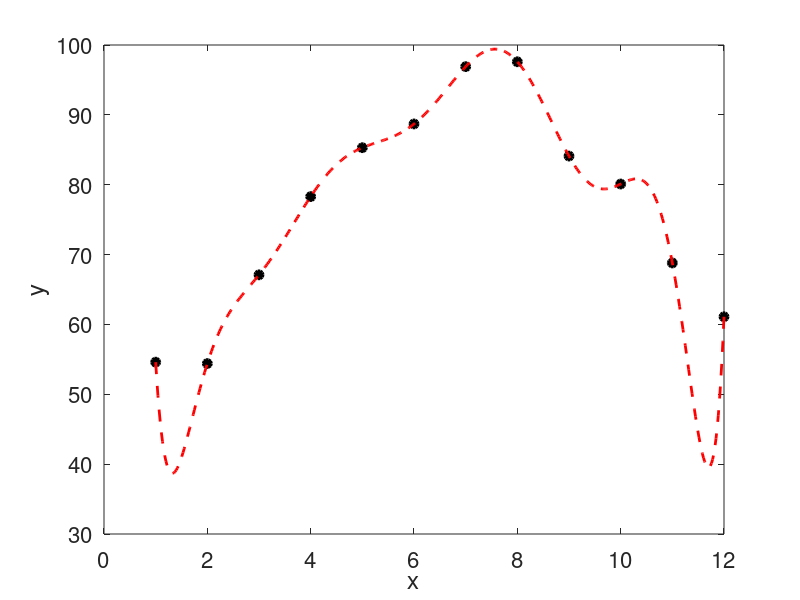

Write the MATLAB code that produced this figure. (Note: this script raises an error after producing the figure.)
close all; clear; clc;

% Data
xx = 1:12;
yy = [54.6, 54.4, 67.1, 78.3, 85.3, 88.7, 96.9, 97.6, 84.1, 80.1, 68.8, 61.1];

plot(xx,yy,'ko','LineWidth',2,'MarkerFaceColor','k')
xlabel('x','fontsize',20); ylabel('y','fontsize',20); 
set(gca,'FontSize',16)
hold on

% Polynomial interpolation
P = vander(xx')\yy';
xev = linspace(1,12,500)';
yev = polyval(P,xev);
plot(xev,yev,'r--','LineWidth',2)

% Spline interpolation
s1 = spapi(2,xx,yy); fnplt(s1,2,'b-'), % linear spline
s3 = spapi(4,xx,yy); fnplt(s3,2,'g-.'), % cubic spline
legend('data','polynomial','linear spline','cubic spline'), hold off
axis tight